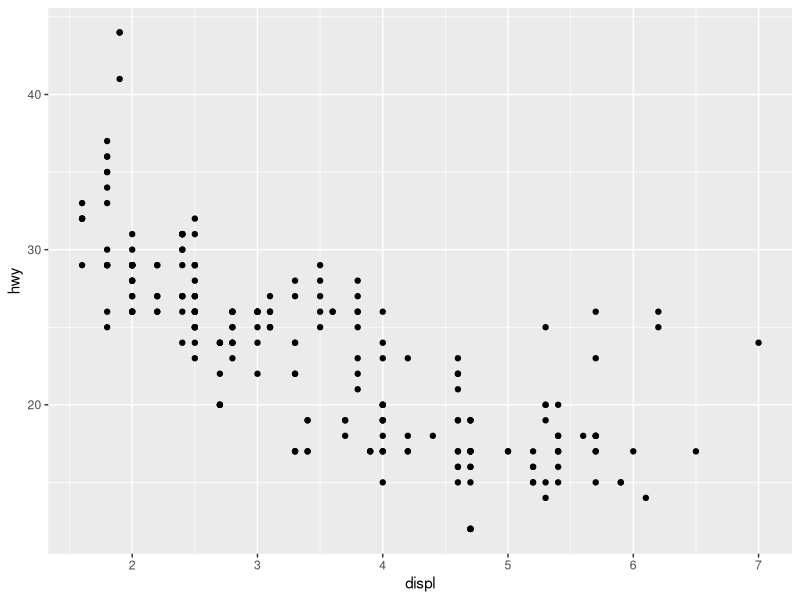
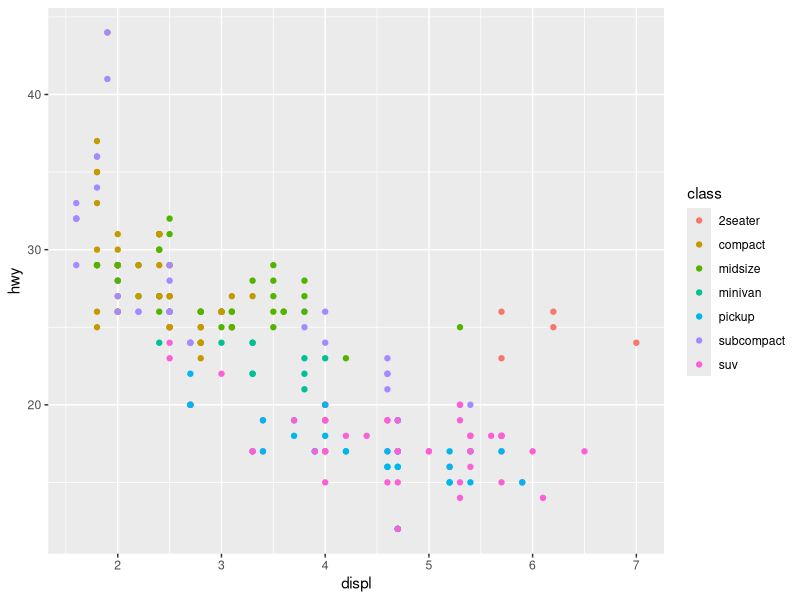
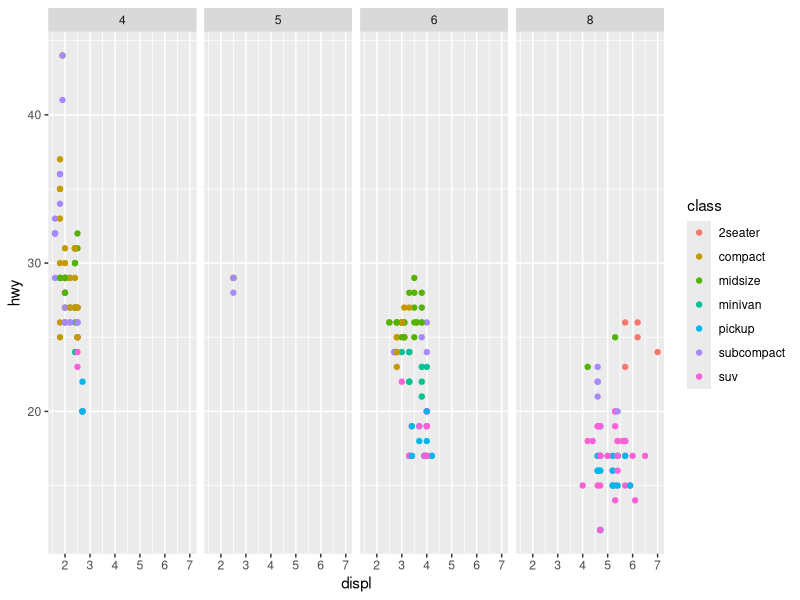
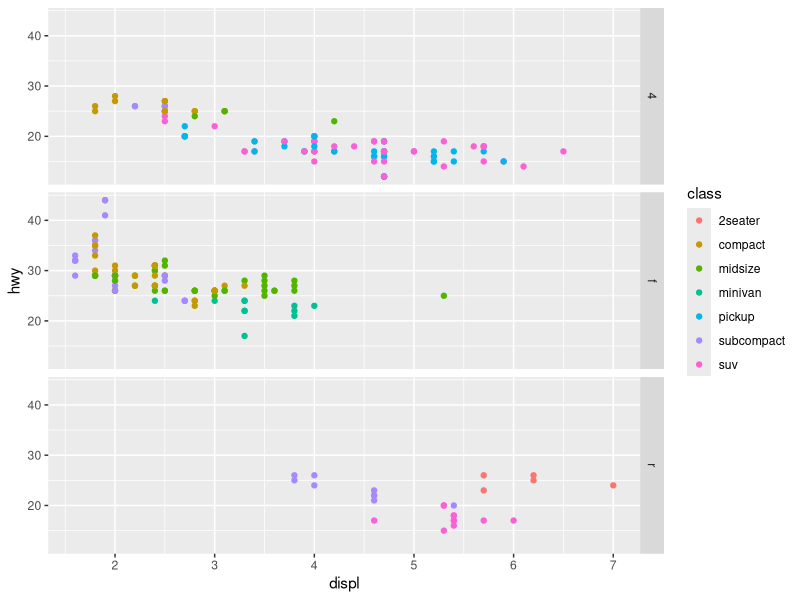
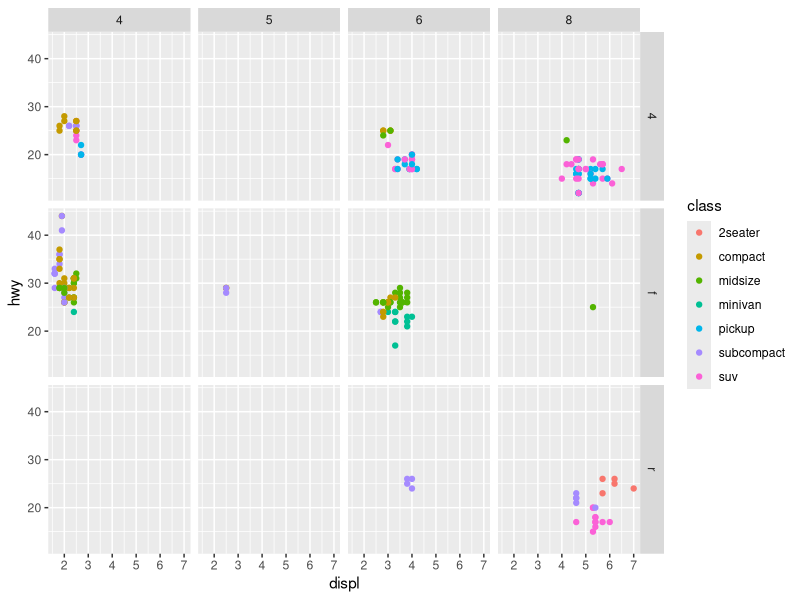
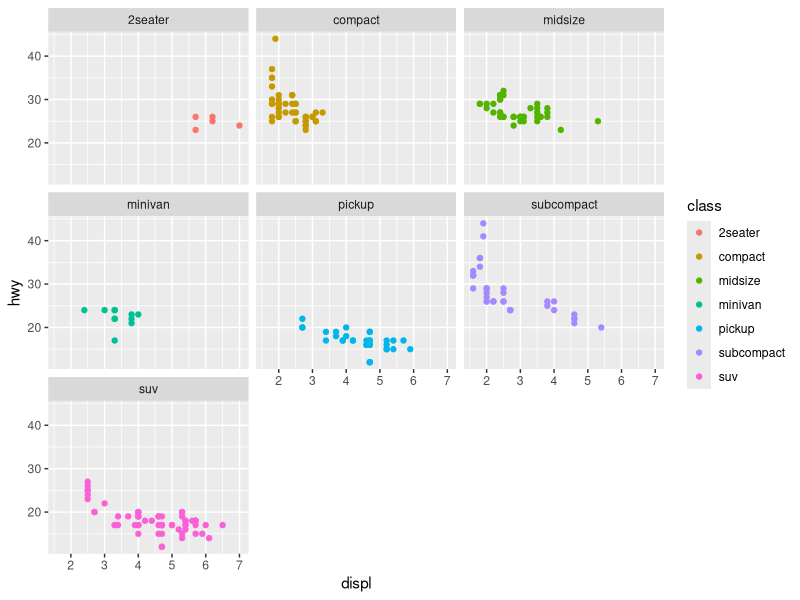
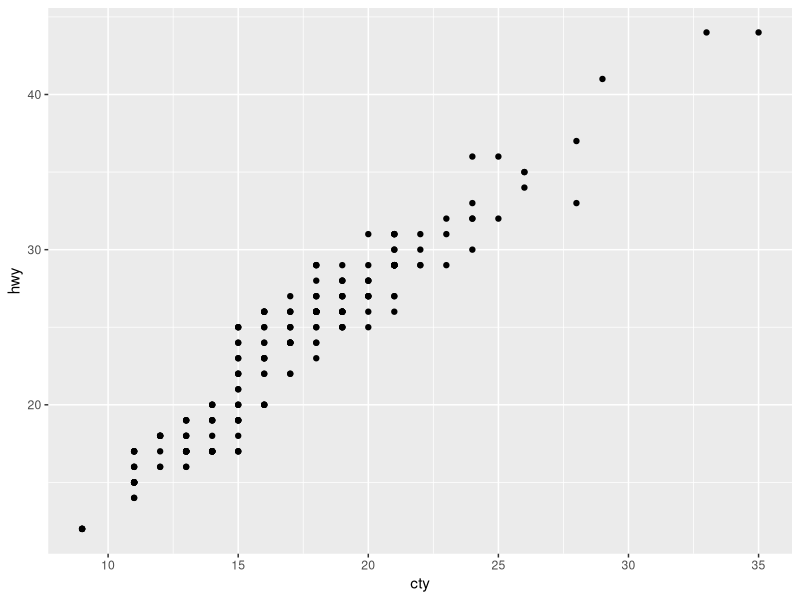
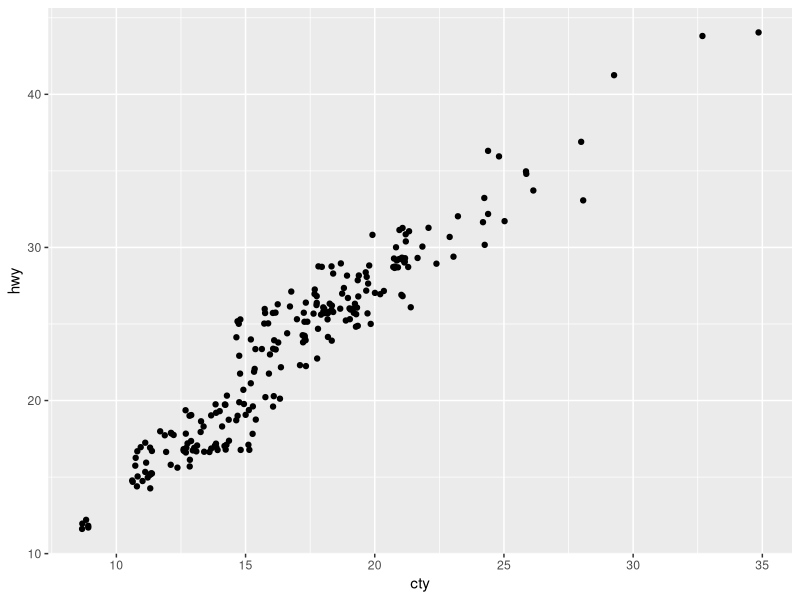

Recreate these plots in R, in order. (Note: this script raises an error after producing the figures.)
library(ggplot2)
?mpg
head(mpg)
str(mpg)
summary(mpg)
qplot(displ, hwy, data = mpg)
qplot(displ, hwy, colour = class, data = mpg)

qplot(displ, hwy, colour = class, data = mpg) + facet_grid(. ~ cyl)
qplot(displ, hwy, colour = class, data = mpg) + facet_grid(drv ~ .)
qplot(displ, hwy, colour = class, data = mpg) + facet_grid(drv ~ cyl)
qplot(displ, hwy, colour = class, data = mpg) + facet_wrap(~ class)

qplot(cty, hwy, data = mpg)
qplot(cty, hwy, data = mpg, geom = "jitter")
qplot(class, hwy, data = mpg)
qplot(reorder(class, hwy), hwy, data = mpg)
qplot(reorder(class, hwy), hwy, data = mpg, geom = "jitter")
qplot(reorder(class, hwy), hwy, data = mpg, geom = "boxplot")
qplot(reorder(class, hwy), hwy, data = mpg, geom = c("jitter", "boxplot"))


# With only one variable, qplot guesses that
# you want a bar chart or histogram
qplot(cut, data = diamonds)
qplot(carat, data = diamonds)
# Change binwidth:
qplot(carat, data = diamonds, binwidth = 1)
qplot(carat, data = diamonds, binwidth = 0.1)
qplot(carat, data = diamonds, binwidth = 0.01)
resolution(diamonds$carat)
last_plot() + xlim(0, 3)

qplot(table, data = diamonds, binwidth = 1)
# To zoom in on a plot region use xlim() and ylim()
qplot(table, data = diamonds, binwidth = 1) +
    xlim(50, 70)
qplot(table, data = diamonds, binwidth = 0.1) +
    xlim(50, 70)
qplot(table, data = diamonds, binwidth = 0.1) +
    xlim(50, 70) + ylim(0, 50)
# Note that this type of zooming discards data
# outside of the plot regions. See
# ?coord_cartesian() for an alternative

qplot(depth, data = diamonds, binwidth = 0.2)
qplot(depth, data = diamonds, binwidth = 0.2,
      fill = cut) + xlim(55, 70)
qplot(depth, data = diamonds, binwidth = 0.2) + xlim(55, 70) + facet_wrap(~ cut)
qplot(price, data = diamonds, binwidth = 500) + facet_wrap(~ cut)

# Large distances make comparisons hard
qplot(price, data = diamonds, binwidth = 500) +
    facet_wrap(~ cut)
# Stacked heights hard to compare
qplot(price, data = diamonds, binwidth = 500, fill = cut)
# Much better - but still have differing relative abundance
qplot(price, data = diamonds, binwidth = 500,
      geom = "freqpoly", colour = cut)
# Instead of displaying count on y-axis, display density
# .. indicates that variable isn't in original data
qplot(price, ..density.., data = diamonds, binwidth = 500,
      geom = "freqpoly", colour = cut)
# To use with histogram, you need to be explicit
qplot(price, ..density.., data = diamonds, binwidth = 500,
      geom = "histogram") + facet_wrap(~ cut)


# There are two ways to add additional geoms
# 1) A vector of geom names:
qplot(price, carat, data = diamonds,
      geom = c("point", "smooth"))
# 2) Add on extra geoms
qplot(price, carat, data = diamonds) + geom_smooth()
# This is how you get help about a specific geom:
# ?geom_smooth


# To set aesthetics to a particular value, you need
# to wrap that value in I()
qplot(price, carat, data = diamonds, colour = "blue")
qplot(price, carat, data = diamonds, colour = I("blue"))
# Practical application: varying alpha
qplot(carat, price, data = diamonds, alpha = I(1/10))
qplot(carat, price, data = diamonds, alpha = I(1/50))
qplot(carat, price, data = diamonds, alpha = I(1/100))
qplot(carat, price, data = diamonds, alpha = I(1/250))

qplot(table, price, data = diamonds)
qplot(table, price, data = diamonds,
      geom = "boxplot")
# Need to specify grouping variable: what determines
# which observations go into each boxplot
qplot(table, price, data = diamonds,
      geom = "boxplot", group = round_any(table, 1))
qplot(table, price, data = diamonds,
      geom = "boxplot", group = round_any(table, 1)) +
    xlim(50, 70)

qplot(x, y, data = diamonds)


x <- sample(1:10)
y <- setNames(x, letters[1:10])

x
y
x[1:4]
x[x == 5]
y[order(y)]
x[]
x[-1]
y["a"]
x[x]
x[x > 2 & x < 9]
x[sample(10)]
x[order(x)]
x[-(1:5)]
x["a"]
y[letters[10:1]]
x[x < 2 | x >= 8]
x[-1:5]
x[0]

# Everything
str(diamonds[, ])
# Positive integers & nothing
diamonds[1:6, ] # same as head(diamonds)
diamonds[, 1:4] # watch out!
# Two positive integers in rows & columns
diamonds[1:10, 1:4]
# Repeating input repeats output
diamonds[c(1,1,1,2,2), 1:4]
# Negative integers drop values
diamonds[-(1:53900), -1]

# Use logical comparisons to describe which valuesyou want. Comparison functions:
    # < > <= >= != == %in%
x_big <- diamonds$x > 10
head(x_big)
sum(x_big)
mean(x_big)
table(x_big)
diamonds$x[x_big]
diamonds[x_big, ]
